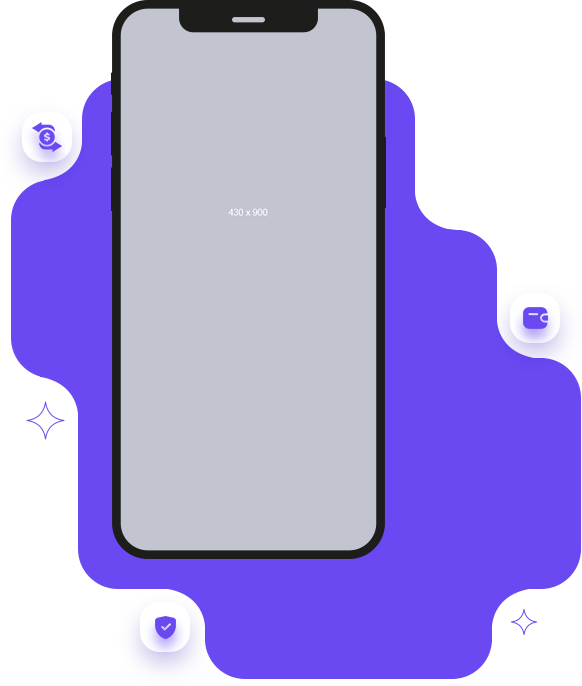
#> input picture images/hero-img.template.png, 582 x 686 px
$ python fix-hero-backgrounds.py
#> lines starting #> are read from the running program, lines starting #| are printed output that depends on the picture
"""Supprime les fonds noirs des PNG hero et restaure hero_bg d'origine."""

from PIL import Image, ImageDraw, ImageFont
import os
import shutil

IMAGES = os.path.normpath(os.path.join(os.path.dirname(__file__), "..", "images"))

GOLD = (196, 165, 116)
GOLD_DARK = (166, 139, 91)
GOLD_LIGHT = (232, 214, 184)


def is_purple(r: int, g: int, b: int) -> bool:
    return b > r + 25 and b > g + 15 and b > 80


def recolor_purple(im: Image.Image) -> Image.Image:
    im = im.convert("RGBA")
    px = im.load()
    w, h = im.size
    for y in range(h):
        for x in range(w):
            r, g, b, a = px[x, y]
            if a < 8 or not is_purple(r, g, b):
                continue
            if b > 200:
                target = GOLD
            elif b > 120:
                target = GOLD_DARK
            else:
                target = GOLD_DARK
            blend = 0.85
            px[x, y] = (
                int(r * (1 - blend) + target[0] * blend),
                int(g * (1 - blend) + target[1] * blend),
                int(b * (1 - blend) + target[2] * blend),
                a,
            )
    return im


def remove_edge_black(im: Image.Image, threshold: int = 42) -> Image.Image:
    im = im.convert("RGBA")
    w, h = im.size
    pixels = im.load()

    def is_bg(r, g, b, a):
        if a < 10:
            return True
        return r <= threshold and g <= threshold and b <= threshold

    visited = [[False] * w for _ in range(h)]
    stack = []
    for x in range(w):
        for y in (0, h - 1):
            if is_bg(*pixels[x, y]):
                stack.append((x, y))
    for y in range(h):
        for x in (0, w - 1):
            if is_bg(*pixels[x, y]):
                stack.append((x, y))

    while stack:
        x, y = stack.pop()
        if x < 0 or x >= w or y < 0 or y >= h or visited[y][x]:
            continue
        r, g, b, a = pixels[x, y]
        if not is_bg(r, g, b, a):
            continue
        visited[y][x] = True
        pixels[x, y] = (0, 0, 0, 0)
        stack.extend([(x + 1, y), (x - 1, y), (x, y + 1), (x, y - 1)])

    return im


def fix_hero_img():
    src = os.path.join(IMAGES, "hero-img.template.png")
    out = os.path.join(IMAGES, "hero-img.png")
    im = recolor_purple(Image.open(src))
#> in recolor_purple, im is the input picture: PIL image 582x686 RGBA; mean R, G, B, A 150.2, 134.9, 222, 184.2
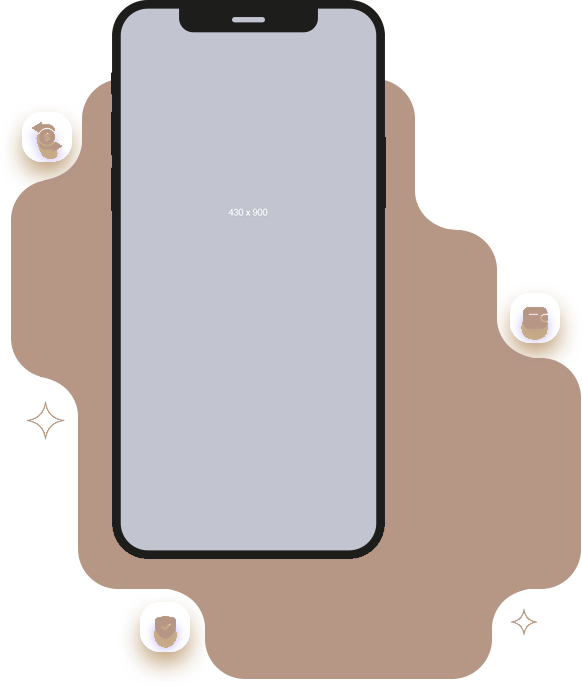
#> im: PIL image 582x686 RGBA; mean R, G, B, A 174.6, 159.4, 184.5, 184.2; transparent parts drawn white
    im = remove_edge_black(im)
#> the loop in remove_edge_black, `while stack:` made 481880 passes
#> (r, g, b) on passes 1 to 3: (255, 255, 255), (255, 255, 255), (255, 255, 255)
#> after the loop in remove_edge_black, `while stack:`: stack = []; visited = 686 items
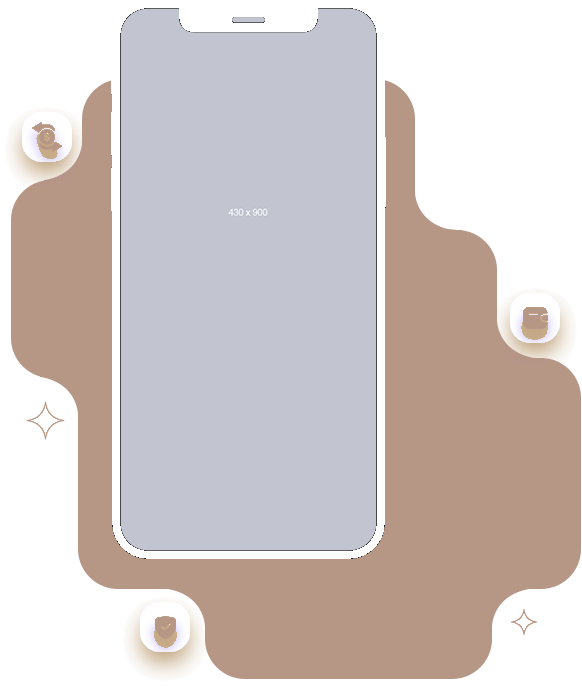
#> im: PIL image 582x686 RGBA; mean R, G, B, A 132.2, 122.5, 120, 174.1; transparent parts drawn white
    im.save(out, "PNG", optimize=True)
    trans = sum(1 for v in im.split()[-1].getdata() if v < 10)
#> trans = 119840
    print(f"hero-img.png — {round(100 * trans / (im.size[0] * im.size[1]), 1)}% transparent")
#| hero-img.png — 30.0% transparent


def fix_hero_user():
    src = os.path.join(IMAGES, "hero-user-img.template.png")
    out = os.path.join(IMAGES, "hero-user-img.png")
#> (the run stopped early here; a loop or call above may not have finished)

$ run again, with images/analytic-img.png copied over images/hero-img.template.png
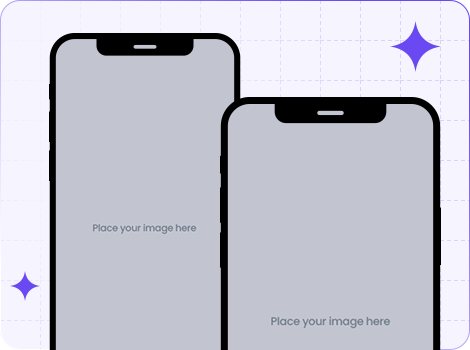
#> input picture images/analytic-img.png, 470 x 350 px
#> in recolor_purple, im is the input picture: PIL image 470x350 RGBA; mean R, G, B, A 195.3, 196.2, 207.8, 254.5
#> in fix_hero_img, `im = recolor_purple(Image.open(src))`:
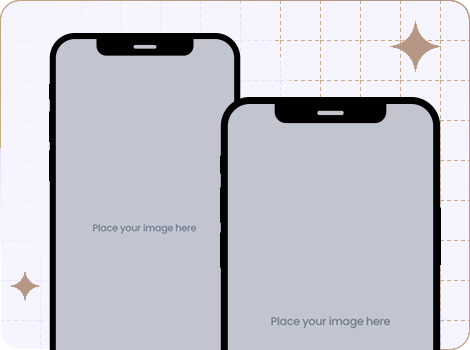
#> im: PIL image 470x350 RGBA; mean R, G, B, A 195.9, 196.6, 206, 254.5; transparent parts drawn white
#> the loop in remove_edge_black, `while stack:` made 47696 passes
#> (x, y, r, g, b, a) on passes 28, 30, 32: (468, 340, 246, 244, 254, 0), (468, 341, 246, 244, 254, 0), (468, 342, 246, 244, 254, 0)
#> after the loop in remove_edge_black, `while stack:`: stack = []; visited = 350 items
#> in fix_hero_img, `im = remove_edge_black(im)`:
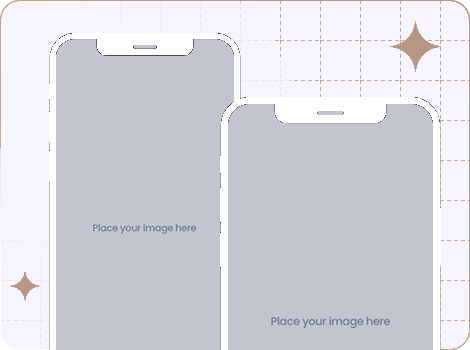
#> im: PIL image 470x350 RGBA; mean R, G, B, A 195.3, 196.1, 205.4, 236.5; transparent parts drawn white
#> trans = 11891
#| hero-img.png — 7.2% transparent
